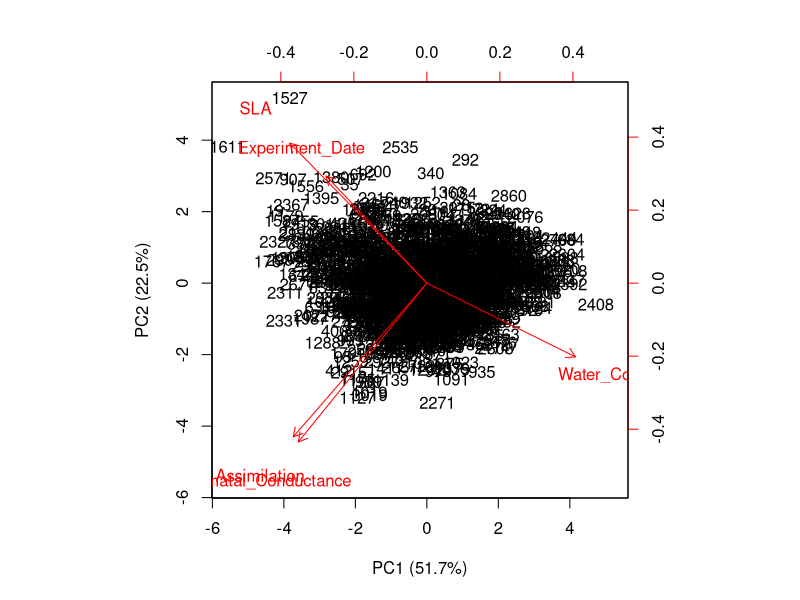
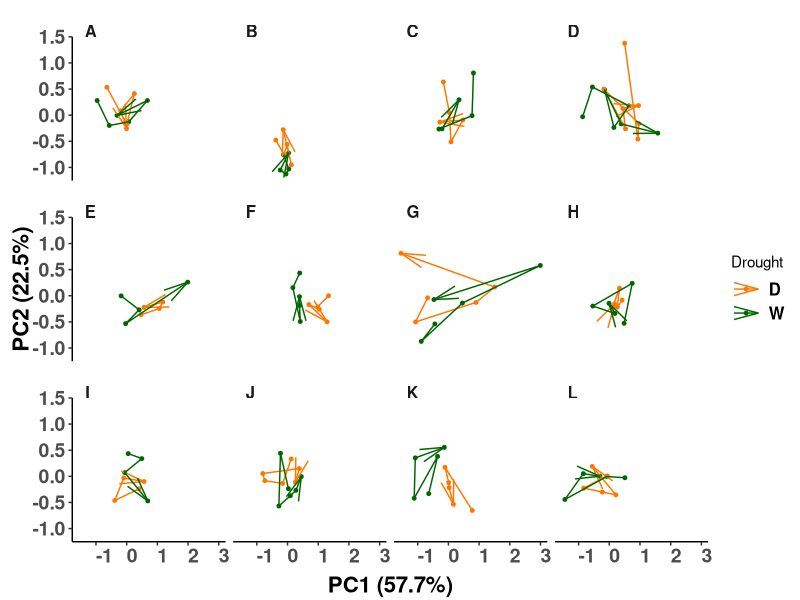
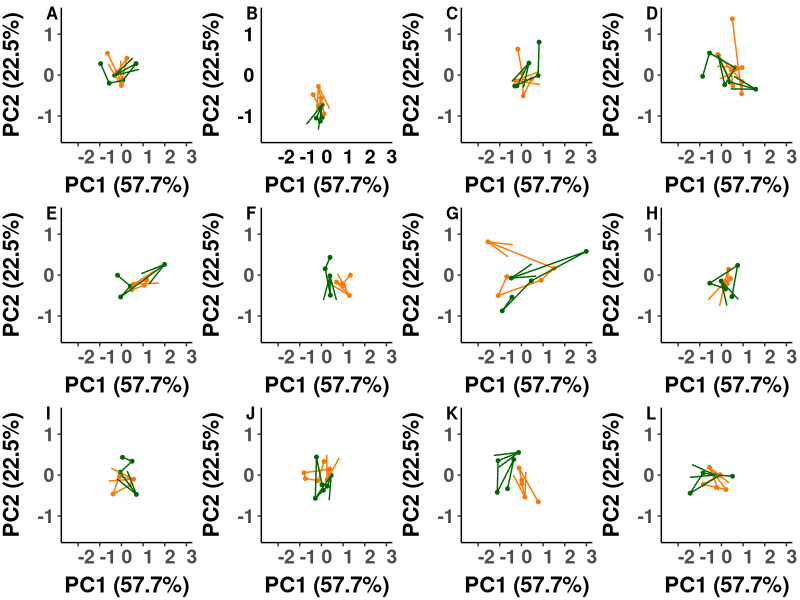
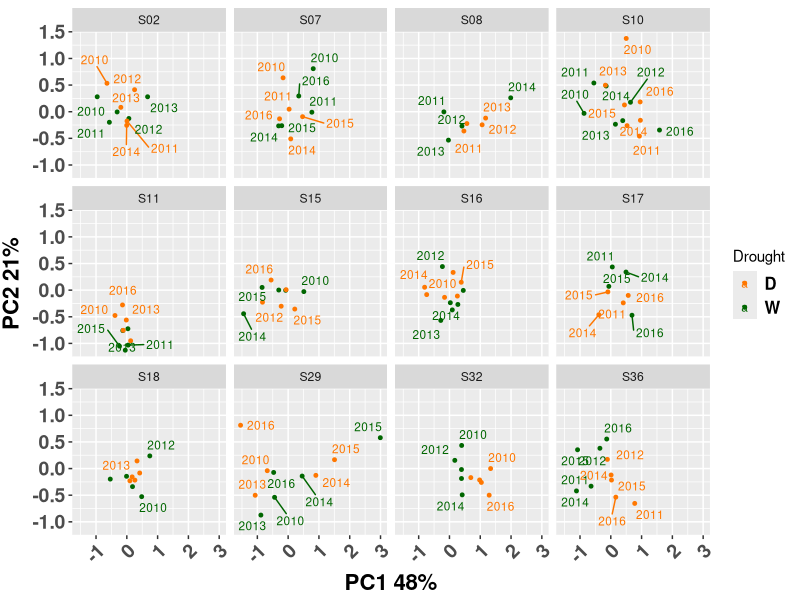

These charts were generated, in order, by the following R code:
#################
# Make 12 pannel PCA graphs with site/year means only
#################
library(tidyverse)
library(ggrepel)
library(cowplot)
pc.means.w <- read.csv("Data/pc.means.w.csv", header=T)
pc.means.d <- read.csv("Data/pc.means.d.csv", header=T)
y3 <- read.csv("Data/y3.csv", header=T) #Imports main dataset
pc.means <- rbind(pc.means.w,pc.means.d)
pc.means$Year <- as.factor(pc.means$Year)


#Assess correlation among response variables
pc1 <- prcomp(na.omit(y3[,c("Experiment_Date","Water_Content","SLA","Stomatal_Conductance","Assimilation")]), scale=T)
summary(pc1)
biplot(pc1, scale=0, col=c("black", "red"), xlab = "PC1 (51.7%)", ylab="PC2 (22.5%)")

#PCA Means Graph
pc_Labs<-c("32.9_S02"="A", "34.1_S11"="B", "34.3_S07"="C", "36.2_S10"="D","36.7_S08"="E", "37.5_S32" = "F", 
           "39.4_S29"="G", "39.7_S18"="H", "41.7_S17"="I", "41.8_S16"="J", "42.3_S36"="K", "43.4_S15"="L")
pc.plot.mean <- ggplot(pc.means, aes(PC1,PC2,color=Drought, label=Year))+
  geom_point(size=1)+
  geom_path(arrow = arrow(angle = 15, type = "open"))+
  scale_color_manual(values= c("D"="#FF7700", "W"="#006600"))
pc.plot.mean <- pc.plot.mean +
  scale_x_continuous(name="PC1 (57.7%)") +
  scale_y_continuous(name="PC2 (22.5%)") +
  theme_classic()+
  theme(legend.text = element_text(size = 12, face = "bold"),
        axis.text.x = element_text(size=14, face="bold", angle=0,hjust=0),
        axis.text.y = element_text(size=14,face="bold"),
        axis.title.x = element_text(color="black", size=16, vjust = 0, face="bold"),
        axis.title.y = element_text(color="black", size=16,vjust = 0, face="bold"))
#pc.plot.mean <- pc.plot.mean + theme(legend.text = element_text(size = 12, face = "bold"))
pc.plot.mean + facet_wrap( ~ Site.Lat, labeller = labeller(Site.Lat=pc_Labs), ncol=4)+ 
  theme(strip.background = element_blank(), strip.text.x=element_text(size=12,face="bold",hjust=0.05,vjust=-1.7))
        
        



#Cow Plot
site.year.marker<-c("S02","S11","S07","S10","S08","S32","S29","S18","S17","S16","S36","S15")
for(i in 1:12) {
  pc.mean_filter<- pc.means %>% filter(Site==as.character(site.year.marker[i]))
  pc.plot.mean <- ggplot(pc.mean_filter, aes(PC1,PC2,color=Drought, label=Year))+
    geom_point(size=1)+
    geom_path(arrow = arrow(angle = 15, type = "open"))+
    scale_color_manual(values= c("D"="#FF7700", "W"="#006600"))
  pc.plot.mean <- pc.plot.mean +
    scale_x_continuous(name="PC1 (57.7%)",limits=c(-2.5,3))+
    scale_y_continuous(name="PC2 (22.5%)",limits=c(-1.5, 1.5))+
    theme_classic()+
    theme(legend.title = element_blank(),legend.position = "none")+
    theme(axis.text.x = element_text(size=14, face="bold", angle=0,hjust=0),
          axis.text.y = element_text(size=14,face="bold"),
          axis.title.x = element_text(color="black", size=16, vjust = 0, face="bold"),
          axis.title.y = element_text(color="black", size=16,vjust = 2, face="bold"))
  assign(paste("PC_cow",i,sep="_"),pc.plot.mean)
}

PC_cow_2<-PC_cow_2 + theme(axis.title=element_blank(),axis.text=element_blank(), axis.ticks=element_blank())

plot_grid(PC_cow_1,PC_cow_2,PC_cow_3,PC_cow_4,PC_cow_5,PC_cow_6,PC_cow_7,PC_cow_8,PC_cow_9,PC_cow_10,PC_cow_11,PC_cow_12,
          labels = c('A','B','C','D','E','F','G','H','I','J','K','L'), label_x = .23, hjust = 0,label_size = 12)








pc.plot.mean <- pc.plot.mean + geom_text(aes(nudge_x, nudge_y, label = Year, size = 3.5))



#########################################################################################################################
#PCA Means Graph with Year lable
pc.plot.mean <- ggplot(pc.means, aes(PC1,PC2,color=Drought, label=Year))+
  geom_point(size=1)+
  geom_text_repel(size=3)+
  scale_color_manual(values= c("D"="#FF7700", "W"="#006600"))
pc.plot.mean <- pc.plot.mean + theme(legend.text = element_text(size = 12, face = "bold"),
                                     axis.text.x = element_text(size=14, face="bold", angle=45,hjust=1),
                                     axis.text.y = element_text(size=14,face="bold"),
                                     axis.title.x = element_text(color="black", size=16, vjust = 0.5, face="bold"),
                                     axis.title.y = element_text(color="black", size=16,vjust = 2, face="bold")) +
  scale_x_continuous(name="PC1 48%") +
  scale_y_continuous(name="PC2 21%")
pc.plot.mean + facet_wrap( ~ Site, ncol=4)



#Graphs of individual sites
#pc.meansS2<-pc.means %>% filter(Site=="S02")
#pc.plot.mean.S2 <- ggplot(pc.meansS2, aes(PC1,PC2,color=Drought,shape=Year))+
#  geom_point()+
#  scale_color_manual(values= c("D"="#FF7700", "W"="#006600"))+
#  theme_classic()
#pc.plot.mean.S2 + theme(legend.text = element_text(size = 12, face = "bold"),
#                  axis.text.x = element_text(size=14, face="bold", angle=45,hjust=1),
#                  axis.text.y = element_text(size=14,face="bold"),
#                  axis.title.x = element_text(color="black", size=16, vjust = 0.5, face="bold"),
#                  axis.title.y = element_text(color="black", size=16,vjust = 2, face="bold")) +
#  scale_x_continuous(name="PC1 48%") +
#  scale_y_continuous(name="PC2 21%") 
